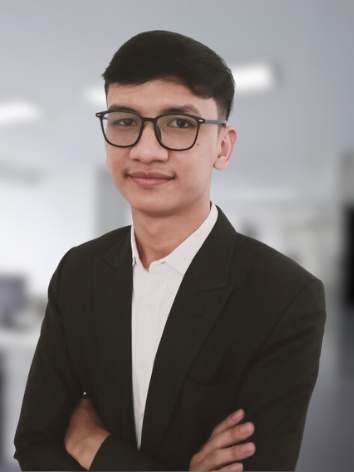
#> input picture input/image.png, 354 x 472 px, found by its file name
$ python main_program.py
#> lines starting #> are read from the running program, lines starting #| are printed output that depends on the picture
#> the answer given: input/image.png
#> the answer given: 3
#> the answer given: 3
#> the answer given: input/image.png
### watermark_encoder.py
import cv2
import numpy as np

def generate_watermark(height, width, strength, seed_value):
    # Membuat watermark menggunakan bilangan acak biner dan mengonversi ke tipe data int16
    np.random.seed(seed_value)
    watermark = np.random.randint(2, size=(width, height))
    watermark = watermark.astype(np.int16)
    watermark[watermark == 0] = -1  # Mengubah 0 menjadi -1
    watermark = watermark * strength  # Mengalikan watermark dengan kekuatan yang diberikan
    return watermark

def perform_encoding(image_path, strength, seed_value):
    # Mengenkripsi gambar dengan menambahkan watermark
#> called with image_path = 'input\\input/image.png', strength = 3, seed_value = 3
    file_name = image_path.split("/")[-1]
    image = cv2.imread(image_path, cv2.IMREAD_GRAYSCALE)
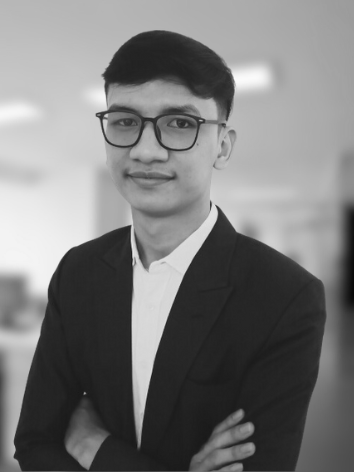
#> image: shape (472, 354); min 8, max 250, mean 122.1

    if image is None:
        print("File tidak ditemukan atau bukan gambar. Harap masukkan gambar dengan format PNG atau JPG.")
        return None

    image = np.array(image, dtype=np.int16)
    image_width, image_height = image.shape[:2]
#> image_width = 472; image_height = 354
    watermark = generate_watermark(image_height, image_width, strength, seed_value)
    watermarked_image = cv2.add(image, watermark)
    return watermarked_image

def encode_image_result(result_image, image_path, strength, seed_value):
    result_data = perform_encoding(image_path, strength, seed_value)
    # Implementasi untuk menyimpan atau menangani hasil encoding

    if result_data is not None:
        cv2.imwrite(result_image + ".png", result_data)
        print("Encode berhasil! Hasil disimpan sebagai: " + result_image)
        print(" ")
        print ('''
█▀▀ █▀▀ █▄▀   █▀█ █▀█ █▀█ ▀█▀   █▀▀ █▀█ █░░ █▀▄ █▀▀ █▀█ █   █▀▀ ▄▀█ █▀▄▀█ █▄▄ ▄▀█ █▀█   █░█ ▄▀█ █▀ █ █░░
█▄▄ ██▄ █░█   █▀▄ █▄█ █▄█ ░█░   █▀░ █▄█ █▄▄ █▄▀ ██▄ █▀▄ ▄   █▄█ █▀█ █░▀░█ █▄█ █▀█ █▀▄   █▀█ █▀█ ▄█ █ █▄▄

█▀ █▀▀ █░█ ▄▀█ █▀█ █░█ █▀ █▄░█ █▄█ ▄▀█   █▀ █░█ █▀▄ ▄▀█ █░█   ▄▀█ █▀▄ ▄▀█   █▀▄ █   █▀ ▄▀█ █▄░█ ▄▀█
▄█ ██▄ █▀█ █▀█ █▀▄ █▄█ ▄█ █░▀█ ░█░ █▀█   ▄█ █▄█ █▄▀ █▀█ █▀█   █▀█ █▄▀ █▀█   █▄▀ █   ▄█ █▀█ █░▀█ █▀█
               ''')
        print(" ")
    else:
        print("Encode gagal.")

### main_program.py
from watermark_encoder import encode_image_result
from image_comparator import perform_image_comparison

print('''

░██╗░░░░░░░██╗░█████╗░████████╗███████╗██████╗░███╗░░░███╗░█████╗░██████╗░██╗░░██╗██╗███╗░░██╗░██████╗░
░██║░░██╗░░██║██╔══██╗╚══██╔══╝██╔════╝██╔══██╗████╗░████║██╔══██╗██╔══██╗██║░██╔╝██║████╗░██║██╔════╝░
░╚██╗████╗██╔╝███████║░░░██║░░░█████╗░░██████╔╝██╔████╔██║███████║██████╔╝█████═╝░██║██╔██╗██║██║░░██╗░
░░████╔═████║░██╔══██║░░░██║░░░██╔══╝░░██╔══██╗██║╚██╔╝██║██╔══██║██╔══██╗██╔═██╗░██║██║╚████║██║░░╚██╗
░░╚██╔╝░╚██╔╝░██║░░██║░░░██║░░░███████╗██║░░██║██║░╚═╝░██║██║░░██║██║░░██║██║░╚██╗██║██║░╚███║╚██████╔╝
░░░╚═╝░░░╚═╝░░╚═╝░░╚═╝░░░╚═╝░░░╚══════╝╚═╝░░╚═╝╚═╝░░░░░╚═╝╚═╝░░╚═╝╚═╝░░╚═╝╚═╝░░╚═╝╚═╝╚═╝░░╚══╝░╚═════╝░

░█████╗░██╗████████╗██████╗░░█████╗░
██╔══██╗██║╚══██╔══╝██╔══██╗██╔══██╗
██║░░╚═╝██║░░░██║░░░██████╔╝███████║
██║░░██╗██║░░░██║░░░██╔══██╗██╔══██║
╚█████╔╝██║░░░██║░░░██║░░██║██║░░██║
░╚════╝░╚═╝░░░╚═╝░░░╚═╝░░╚═╝╚═╝░░╚═╝
''')

print("Selamat Datang pada Program WATERMARKING CITRA")
print("dibuat oleh Michael Sihotang (18221054)\n")

# Informasi input
print("Proses ini akan memerlukan beberapa tahap, yaitu")
print(" ")
print("STEP 01")
print("Siapkan gambar yang akan digunakan untuk watermarks")
print(" ")
print("STEP 02")
print("Tempatkan gambar yang ingin diproses dalam folder input")
print(" ")
print("STEP 03")
original_image_path = input('''Masukkan path gambar asli dan (tambahkan .jpg atau .png di akhir): ''')
print(" ")
print("STEP 04")
intensity_level = int(input("Masukkan noise intensity: "))
print(" ")
print("STEP 05")
seed_value = int(input("Masukkan nilai seed yang digunakan: "))
print(" ")
print("STEP 06")
result_file_name = input("Masukkan nama file hasil: ")
print("")

# Melakukan encoding gambar
encode_image_result(result_file_name, "input\\" + original_image_path, intensity_level, seed_value)

# Memeriksa apakah gambar sudah di-watermark
#> (the run stopped early here; a loop or call above may not have finished)
